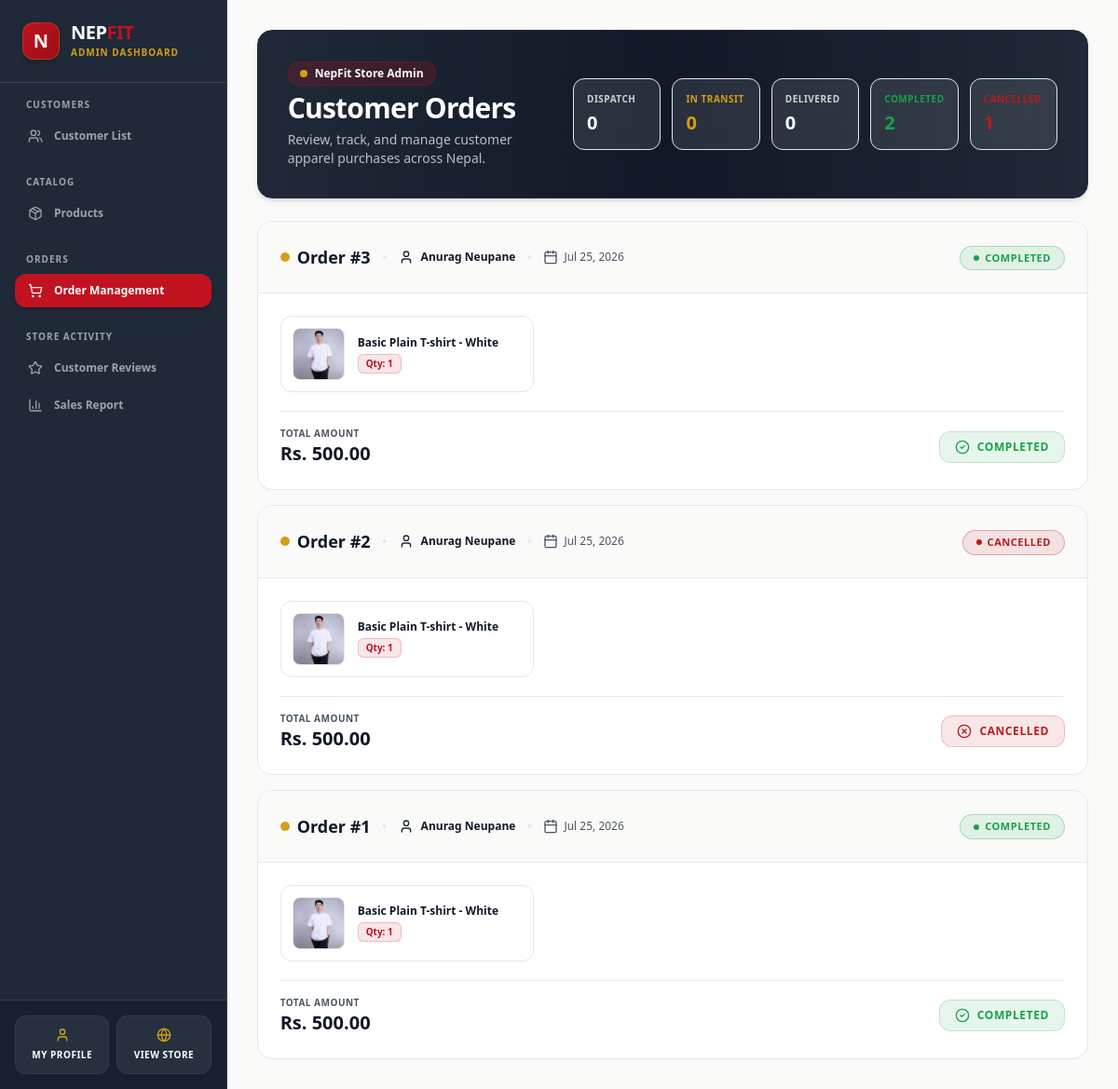
/dashboard/admin/?section=order-fulfillment (signed in), run on an earlier commit of the app's database.
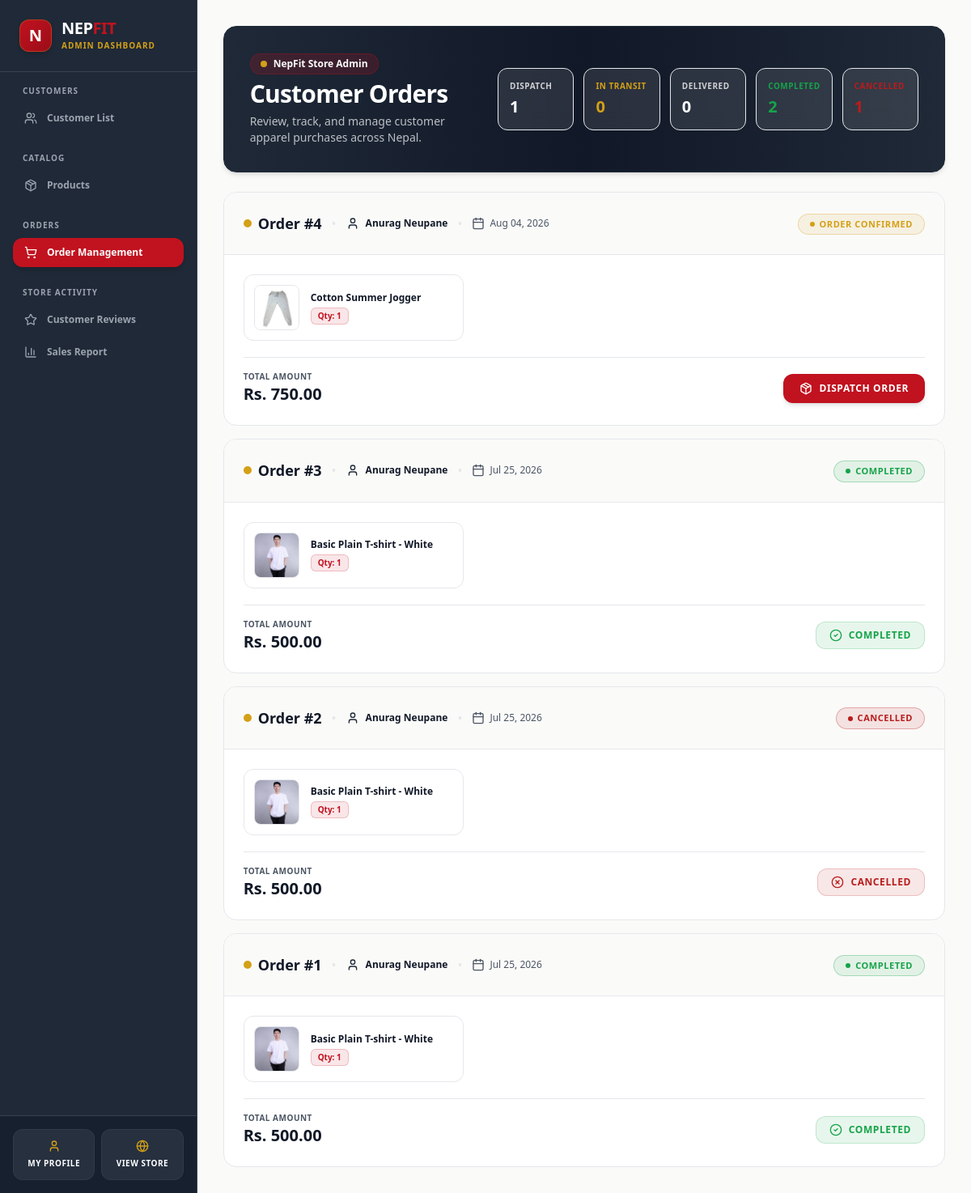
And on a later commit of the database.
### nf_app/models.py (models this page shows, shortened)
class Order(models.Model):
    class Status(models.TextChoices):
        CONFIRMED = 'confirmed', 'Order Confirmed'
        SHIPPING = 'shipping', 'In Transit'
        DELIVERED = 'delivered', 'Delivered'
        COMPLETED = 'completed', 'Completed'
        CANCELLED = 'cancelled', 'Cancelled'
    class PaymentMethod(models.TextChoices):
        ESEWA = 'esewa', 'eSewa'
        COD = 'cod', 'Cash on Delivery'
    customer = models.ForeignKey(User, on_delete=models.CASCADE, related_name='orders')
    total_amount = models.DecimalField(max_digits=12, decimal_places=2)
    status = models.CharField(max_length=20, choices=Status.choices, default=Status.CONFIRMED)
    transaction_id = models.CharField(max_length=100, blank=True, null=True, help_text="Payment provider tracking reference ID")
    shipping_address = models.TextField()
    payment_method = models.CharField(max_length=20, choices=PaymentMethod.choices, default=PaymentMethod.ESEWA)
    created_at = models.DateTimeField(auto_now_add=True)

class User(AbstractUser):
    phone = models.CharField(max_length=20, blank=True)
    address = models.TextField(blank=True)
    profile_picture = models.ImageField(upload_to='images/user/', blank=True, null=True)

class OrderItem(models.Model):
    order = models.ForeignKey(Order, on_delete=models.CASCADE, related_name='items')
    product = models.ForeignKey(Product, on_delete=models.CASCADE)
    price_at_purchase = models.DecimalField(max_digits=10, decimal_places=2)
    quantity = models.PositiveIntegerField(default=1)

class Product(models.Model):
    class Category(models.TextChoices):
        SHIRTS = 'shirts', 'Shirts'
        T_SHIRTS = 't_shirts', 'T-Shirts'
        PANTS = 'pants', 'Pants'
        HOODIES = 'hoodies', 'Hoodies'
        JACKETS = 'jackets', 'Jackets'
        SWEATSHIRTS = 'sweatshirts', 'Sweatshirts'
        JOGGERS = 'joggers', 'Joggers'
        SHORTS = 'shorts', 'Shorts'
    class Size(models.TextChoices):
        SMALL = 'S', 'Small'
        MEDIUM = 'M', 'Medium'
        LARGE = 'L', 'Large'
        XLARGE = 'XL', 'Extra Large'
        XXLARGE = 'XXL', 'Double Extra Large'
    name = models.CharField(max_length=255)
    brand = models.CharField(max_length=100, default='NepFit', help_text="Brand name (e.g., NepFit)")
    category = models.CharField(max_length=30, choices=Category.choices)
    size = models.CharField(max_length=10, choices=Size.choices, default=Size.MEDIUM, help_text="Default size for this product")
    description = models.TextField(help_text="Product details, fabric materials, and sizing guide.")
    price = models.DecimalField(max_digits=10, decimal_places=2)
    stock = models.PositiveIntegerField(default=10)
    product_image = models.ImageField(upload_to='images/products/')
    is_active = models.BooleanField(default=True)
    created_at = models.DateTimeField(auto_now_add=True)

### nf_app/views/dashboard.py (the view)
# urls.py: path('dashboard/admin/', admin_dashboard_view, name='admin_dashboard'),
@login_required
def admin_dashboard_view(request):
    if not request.user.is_staff:
        messages.error(request, "You are not authorized to access the admin dashboard.")
        return redirect('home')
    section = request.GET.get('section', 'customer-management')
    context = {
        'section': section,
        'awaiting_dispatch_count': Order.objects.filter(status=Order.Status.CONFIRMED).count(),
        'awaiting_delivery_count': Order.objects.filter(status=Order.Status.SHIPPING).count(),
        'delivered_count': Order.objects.filter(status=Order.Status.DELIVERED).count(),
        'completed_count': Order.objects.filter(status=Order.Status.COMPLETED).count(),
        'cancelled_count': Order.objects.filter(status=Order.Status.CANCELLED).count(),
        'total_gross_revenue': Order.objects.filter(status=Order.Status.COMPLETED).aggregate(total=models.Sum('total_amount'))['total'] or 0,
    }
    if section == 'customer-management':
        context['customers'] = User.objects.filter(is_staff=False).order_by('-date_joined')
    elif section == 'product-management':
        context['products'] = Product.objects.all().order_by('-created_at')
    elif section == 'order-fulfillment':
        context['orders'] = Order.objects.all().order_by('-created_at')
    elif section == 'product-reviews':
        context['reviews'] = Review.objects.all().order_by('-created_at')
    elif section == 'revenue-logs':
        context['revenue_logs'] = Order.objects.filter(status=Order.Status.COMPLETED).order_by('-created_at')
    return render(request, 'dashboard/admin_dashboard.html', context)

### nf_app/templates/dashboard/admin_dashboard.html (shortened to what the changed rows need)
<!DOCTYPE html>
<html lang="en">
<head>
    {% load static %}
    <link href="{% static 'css/styles.css' %}" rel="stylesheet" />
</head>
<body class="bg-[#FAFAF9] flex min-h-screen text-[#111827] font-sans antialiased selection:bg-[#C1121F] selection:text-white">
    <div class="flex-grow flex flex-col min-w-0 h-screen overflow-hidden">
        <main class="flex-grow overflow-y-auto bg-[#FAFAF9] p-4 sm:p-6 lg:p-8">
            <div class="max-w-7xl mx-auto">
                {% if section == 'customer-management' or not section %}
                    {% include 'dashboard/admin/_customer_management.html' %}
                {% elif section == 'product-management' %}
                    {% include 'dashboard/admin/_product_management.html' %}
                {% elif section == 'order-fulfillment' %}
                    {% include 'dashboard/admin/_order_fulfillment.html' %}
                {% elif section == 'product-reviews' %}
                    {% include 'dashboard/admin/_product_reviews.html' %}
                {% elif section == 'revenue-logs' %}
                    {% include 'dashboard/admin/_revenue_logs.html' %}
                {% endif %}
            </div>
        </main>
    </div>
</body>
</html>

### nf_app/templates/dashboard/admin/_order_fulfillment.html (shortened to what the changed rows need)
<div class="space-y-6">
    <div class="bg-gradient-to-r from-[#1F2937] via-[#111827] to-[#1F2937] p-6 sm:p-8 rounded-2xl text-[#FFFFFF] shadow-md border border-[#1F2937] relative overflow-hidden flex flex-col lg:flex-row lg:items-center justify-between gap-6">
        <div class="space-y-1.5 relative z-10">
            <h1 class="text-2xl sm:text-3xl font-extrabold text-[#FFFFFF] tracking-tight">Customer Orders</h1>
        </div>
        <div class="grid grid-cols-2 sm:grid-cols-5 gap-3 w-full lg:w-auto shrink-0 relative z-10">
            <div class="bg-[#FFFFFF]/10 border border-[#FFFFFF]/15 backdrop-blur-md rounded-xl p-3.5 flex flex-col justify-between">
                <span class="text-[10px] font-bold uppercase tracking-wider text-[#FAFAF9]/80">Dispatch</span>
                <span class="text-xl font-extrabold text-[#FFFFFF] mt-1">{{ awaiting_dispatch_count }}</span>
            </div>
        </div>
    </div>
    <div class="space-y-4">
        {% for order in orders %}
            <div class="bg-[#FFFFFF] border border-[#E5E7EB] rounded-2xl overflow-hidden shadow-2xs hover:shadow-md transition-all duration-200">
                <div class="p-5 sm:p-6 bg-[#FAFAF9] border-b border-[#E5E7EB] flex flex-col sm:flex-row sm:items-center justify-between gap-4">
                    <div class="flex flex-wrap items-center gap-3">
                        <div class="flex items-center gap-2">
                            <span class="w-2.5 h-2.5 rounded-full bg-[#D4A017]"></span>
                            <span class="font-black text-base sm:text-lg text-[#111827]">Order #{{ order.id }}</span>
                        </div>
                        <span class="text-[#E5E7EB] hidden sm:inline">•</span>
                        <div class="flex items-center gap-2 text-xs text-[#4B5563]">
                            <i data-lucide="user" class="w-4 h-4 text-[#1F2937]"></i>
                            <span class="font-bold text-[#111827]">{{ order.customer.get_full_name }}</span>
                        </div>
                        <span class="text-[#E5E7EB] hidden sm:inline">•</span>
                        <div class="flex items-center gap-1.5 text-xs text-[#4B5563]">
                            <i data-lucide="calendar" class="w-4 h-4 text-[#4B5563]"></i>
                            <span>{{ order.created_at|date:"M d, Y" }}</span>
                        </div>
                    </div>
                    <div>
                        <span class="inline-flex items-center gap-1.5 px-3.5 py-1 rounded-full text-[11px] font-extrabold uppercase tracking-wider border
                            {% if order.status == 'confirmed' %} bg-[#D4A017]/10 text-[#D4A017] border-[#D4A017]/30
                            {% elif order.status == 'shipping' %} bg-[#1F2937]/10 text-[#1F2937] border-[#1F2937]/30
                            {% elif order.status == 'delivered' %} bg-[#1F2937]/5 text-[#1F2937] border-[#E5E7EB]
                            {% elif order.status == 'cancelled' %} bg-[#B91C1C]/10 text-[#B91C1C] border-[#B91C1C]/30
                            {% else %} bg-[#16A34A]/10 text-[#16A34A] border-[#16A34A]/30 {% endif %}">
                            <span class="w-1.5 h-1.5 rounded-full
                                {% if order.status == 'confirmed' %} bg-[#D4A017]
                                {% elif order.status == 'shipping' %} bg-[#1F2937]
                                {% elif order.status == 'delivered' %} bg-[#1F2937]
                                {% elif order.status == 'cancelled' %} bg-[#B91C1C]
                                {% else %} bg-[#16A34A] {% endif %}"></span>
                            {{ order.get_status_display }}
                        </span>
                    </div>
                </div>
                <div class="p-5 sm:p-6 space-y-5">
                    <div class="grid grid-cols-1 sm:grid-cols-2 lg:grid-cols-3 gap-3">
                        {% for item in order.items.all %}
                            <div class="flex items-center gap-3.5 bg-[#FFFFFF] border border-[#E5E7EB] p-3 rounded-xl hover:border-[#D4A017]/60 transition-colors">
                                <div class="w-14 h-14 bg-[#FAFAF9] border border-[#E5E7EB] rounded-lg overflow-hidden flex items-center justify-center shrink-0">
                                    {% if item.product.product_image %}
                                        <img src="{{ item.product.product_image.url }}" alt="{{ item.product.name }}" class="w-full h-full object-cover">
                                    {% else %}
                                        <i data-lucide="shirt" class="w-6 h-6 text-[#4B5563]"></i>
                                    {% endif %}
                                </div>
                                <div class="min-w-0 flex-1">
                                    <p class="text-xs font-bold text-[#111827] truncate">{{ item.product.name }}</p>
                                    <div class="mt-1 flex items-center gap-2">
                                        <span class="inline-block text-[10px] font-extrabold text-[#C1121F] bg-[#C1121F]/10 border border-[#C1121F]/20 px-2 py-0.5 rounded-md">
                                            Qty: {{ item.quantity }}
                                        </span>
                                    </div>
                                </div>
                            </div>
                        {% endfor %}
                    </div>
                    <div class="flex flex-col sm:flex-row items-start sm:items-center justify-between gap-4 pt-4 border-t border-[#E5E7EB]">
                        <div>
                            <span class="text-[10px] uppercase font-bold text-[#4B5563] tracking-wider block">Total Amount</span>
                            <span class="text-xl font-black text-[#111827]">Rs. {{ order.total_amount }}</span>
                        </div>
                        <div class="w-full sm:w-auto flex justify-end">
                            {% if order.status == 'confirmed' %}
                            <a href="/order/dispatch/{{ order.id }}" class="w-full sm:w-auto inline-flex items-center justify-center gap-2 bg-[#C1121F] hover:bg-[#9B0D18] text-[#FFFFFF] font-bold px-5 py-2.5 rounded-xl transition-all text-xs uppercase tracking-wider shadow-md hover:shadow-lg active:scale-95">
                                <i data-lucide="package" class="w-4 h-4"></i>
                                <span>Dispatch Order</span>
                            </a>
                            {% elif order.status == 'delivered' %}
                            <div class="inline-flex items-center gap-2 bg-[#FAFAF9] border border-[#E5E7EB] text-[#4B5563] font-bold px-4 py-2 rounded-xl text-xs uppercase tracking-wider select-none">
                                <i data-lucide="clock" class="w-4 h-4 text-[#D4A017]"></i>
                                <span>Awaiting Confirmation</span>
                            </div>
                            {% elif order.status == 'cancelled' %}
                            <div class="inline-flex items-center gap-2 bg-[#B91C1C]/10 border border-[#B91C1C]/20 text-[#B91C1C] font-bold px-4 py-2 rounded-xl text-xs uppercase tracking-wider select-none">
                                <i data-lucide="x-circle" class="w-4 h-4"></i>
                                <span>Cancelled</span>
                            </div>
                            {% else %}
                            <div class="inline-flex items-center gap-2 bg-[#16A34A]/10 border border-[#16A34A]/20 text-[#16A34A] font-bold px-4 py-2 rounded-xl text-xs uppercase tracking-wider select-none">
                                <i data-lucide="check-circle-2" class="w-4 h-4"></i>
                                <span>Completed</span>
                            </div>
                            {% endif %}
                        </div>
                    </div>
                </div>
            </div>
        {% endfor %}
    </div>
</div>

What changed in the data, as far as the page shows it:
added Order: id "4", customer.get_full_name "Anurag Neupane", created_at "Aug 04, 2026", status "ORDER CONFIRMED", total_amount "750.00"
added OrderItem: product.product_image (picture), product.name "Cotton Summer Jogger", quantity "1", shown under "4"
Also different on the page:
{{ awaiting_dispatch_count }}: "0" → "1"
